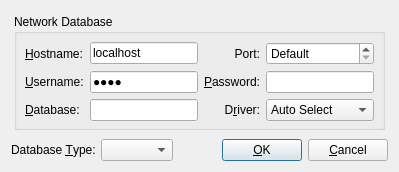
<?xml version="1.0" encoding="UTF-8"?>
<ui version="4.0">
 <author>He Hui</author>
 <class>DatabaseConnecterDialogUI</class>
 <widget class="QDialog" name="DatabaseConnecterDialogUI">
  <property name="geometry">
   <rect>
    <x>0</x>
    <y>0</y>
    <width>473</width>
    <height>155</height>
   </rect>
  </property>
  <property name="windowTitle">
   <string>Database Connecter</string>
  </property>
  <layout class="QGridLayout" name="gridLayout_3">
   <property name="sizeConstraint">
    <enum>QLayout::SetFixedSize</enum>
   </property>
   <item row="0" column="0">
    <widget class="QStackedWidget" name="stackedWidget">
     <property name="currentIndex">
      <number>0</number>
     </property>
     <widget class="QWidget" name="networkDatabasePage">
      <layout class="QGridLayout" name="gridLayout">
       <property name="leftMargin">
        <number>3</number>
       </property>
       <property name="topMargin">
        <number>3</number>
       </property>
       <property name="rightMargin">
        <number>3</number>
       </property>
       <property name="bottomMargin">
        <number>3</number>
       </property>
       <item row="0" column="0">
        <widget class="QGroupBox" name="networkDatabaseGroupbox">
         <property name="title">
          <string>Network Database</string>
         </property>
         <property name="flat">
          <bool>false</bool>
         </property>
         <property name="checkable">
          <bool>false</bool>
         </property>
         <property name="checked">
          <bool>false</bool>
         </property>
         <layout class="QGridLayout">
          <property name="leftMargin">
           <number>8</number>
          </property>
          <property name="topMargin">
           <number>8</number>
          </property>
          <property name="rightMargin">
           <number>8</number>
          </property>
          <property name="bottomMargin">
           <number>6</number>
          </property>
          <property name="spacing">
           <number>6</number>
          </property>
          <item row="2" column="0">
           <widget class="QLabel" name="databaseNameLabel">
            <property name="text">
             <string>&amp;Database:</string>
            </property>
            <property name="buddy">
             <cstring>databaseNameEdit</cstring>
            </property>
           </widget>
          </item>
          <item row="2" column="1">
           <widget class="QLineEdit" name="databaseNameEdit">
            <property name="toolTip">
             <string>Database Name</string>
            </property>
            <property name="statusTip">
             <string>Database Name</string>
            </property>
            <property name="whatsThis">
             <string>Database Name</string>
            </property>
            <property name="text">
             <string notr="true"/>
            </property>
           </widget>
          </item>
          <item row="2" column="2">
           <widget class="QLabel" name="driverLabel">
            <property name="text">
             <string>D&amp;river:</string>
            </property>
            <property name="alignment">
             <set>Qt::AlignRight|Qt::AlignTrailing|Qt::AlignVCenter</set>
            </property>
            <property name="buddy">
             <cstring>driverCombo</cstring>
            </property>
           </widget>
          </item>
          <item row="2" column="3">
           <widget class="QComboBox" name="driverCombo">
            <property name="sizePolicy">
             <sizepolicy hsizetype="Expanding" vsizetype="Fixed">
              <horstretch>0</horstretch>
              <verstretch>0</verstretch>
             </sizepolicy>
            </property>
            <property name="toolTip">
             <string>Database Driver</string>
            </property>
            <property name="statusTip">
             <string>Database Driver</string>
            </property>
            <property name="whatsThis">
             <string>Database Driver</string>
            </property>
            <item>
             <property name="text">
              <string>Auto Select</string>
             </property>
            </item>
           </widget>
          </item>
          <item row="0" column="0">
           <widget class="QLabel" name="hostNameLabel">
            <property name="text">
             <string>&amp;Hostname:</string>
            </property>
            <property name="buddy">
             <cstring>hostnameEdit</cstring>
            </property>
           </widget>
          </item>
          <item row="0" column="1">
           <widget class="QLineEdit" name="hostnameEdit">
            <property name="toolTip">
             <string>Host Name Or IP Address Of The Database Server</string>
            </property>
            <property name="statusTip">
             <string>Host Name Or IP Address Of The Database Server</string>
            </property>
            <property name="whatsThis">
             <string>Host Name Or IP Address Of The Database Server</string>
            </property>
            <property name="text">
             <string notr="true">localhost</string>
            </property>
           </widget>
          </item>
          <item row="0" column="2">
           <widget class="QLabel" name="portLabel">
            <property name="text">
             <string>Port:</string>
            </property>
            <property name="alignment">
             <set>Qt::AlignRight|Qt::AlignTrailing|Qt::AlignVCenter</set>
            </property>
            <property name="buddy">
             <cstring>portSpinBox</cstring>
            </property>
           </widget>
          </item>
          <item row="0" column="3">
           <widget class="QSpinBox" name="portSpinBox">
            <property name="toolTip">
             <string>Port Of The Database Server</string>
            </property>
            <property name="statusTip">
             <string>Port Of The Database Server</string>
            </property>
            <property name="whatsThis">
             <string>Port Of The Database Server</string>
            </property>
            <property name="specialValueText">
             <string>Default</string>
            </property>
            <property name="minimum">
             <number>0</number>
            </property>
            <property name="maximum">
             <number>65535</number>
            </property>
            <property name="value">
             <number>0</number>
            </property>
           </widget>
          </item>
          <item row="1" column="0">
           <widget class="QLabel" name="userNameLabel">
            <property name="text">
             <string>&amp;Username:</string>
            </property>
            <property name="buddy">
             <cstring>userNameEdit</cstring>
            </property>
           </widget>
          </item>
          <item row="1" column="1">
           <widget class="QLineEdit" name="userNameEdit">
            <property name="toolTip">
             <string>User Name Of The Database Server</string>
            </property>
            <property name="statusTip">
             <string>User Name Of The Database Server</string>
            </property>
            <property name="whatsThis">
             <string>User Name Of The Database Server</string>
            </property>
            <property name="text">
             <string notr="true">root</string>
            </property>
            <property name="echoMode">
             <enum>QLineEdit::Password</enum>
            </property>
           </widget>
          </item>
          <item row="1" column="2">
           <widget class="QLabel" name="passwordLabel">
            <property name="text">
             <string>&amp;Password:</string>
            </property>
            <property name="alignment">
             <set>Qt::AlignRight|Qt::AlignTrailing|Qt::AlignVCenter</set>
            </property>
            <property name="buddy">
             <cstring>passwordEdit</cstring>
            </property>
           </widget>
          </item>
          <item row="1" column="3">
           <widget class="QLineEdit" name="passwordEdit">
            <property name="toolTip">
             <string>Password</string>
            </property>
            <property name="statusTip">
             <string>Password</string>
            </property>
            <property name="whatsThis">
             <string>Password</string>
            </property>
            <property name="text">
             <string notr="true"/>
            </property>
            <property name="echoMode">
             <enum>QLineEdit::Password</enum>
            </property>
           </widget>
          </item>
         </layout>
        </widget>
       </item>
      </layout>
     </widget>
     <widget class="QWidget" name="localDatabaseFilePage">
      <layout class="QGridLayout" name="gridLayout_2">
       <property name="leftMargin">
        <number>3</number>
       </property>
       <property name="topMargin">
        <number>3</number>
       </property>
       <property name="rightMargin">
        <number>3</number>
       </property>
       <property name="bottomMargin">
        <number>3</number>
       </property>
       <item row="0" column="0">
        <widget class="QGroupBox" name="localDatabaseGroupbox">
         <property name="title">
          <string>Local Database File</string>
         </property>
         <property name="flat">
          <bool>false</bool>
         </property>
         <property name="checkable">
          <bool>false</bool>
         </property>
         <property name="checked">
          <bool>false</bool>
         </property>
         <layout class="QGridLayout">
          <property name="leftMargin">
           <number>8</number>
          </property>
          <property name="topMargin">
           <number>8</number>
          </property>
          <property name="rightMargin">
           <number>8</number>
          </property>
          <property name="bottomMargin">
           <number>8</number>
          </property>
          <property name="spacing">
           <number>6</number>
          </property>
          <item row="1" column="0" colspan="3">
           <widget class="QComboBox" name="databaseFilePathComboBox">
            <property name="toolTip">
             <string>Database File Path</string>
            </property>
            <property name="statusTip">
             <string>Database File Path</string>
            </property>
            <property name="whatsThis">
             <string>Database File Path</string>
            </property>
            <property name="editable">
             <bool>true</bool>
            </property>
           </widget>
          </item>
          <item row="0" column="2">
           <widget class="QPushButton" name="browseButton">
            <property name="toolTip">
             <string>Click To Select The Database File</string>
            </property>
            <property name="statusTip">
             <string>Click To Select The Database File</string>
            </property>
            <property name="whatsThis">
             <string>Click To Select The Database File</string>
            </property>
            <property name="text">
             <string>&amp;Browse</string>
            </property>
            <property name="autoDefault">
             <bool>false</bool>
            </property>
           </widget>
          </item>
          <item row="0" column="0">
           <widget class="QLabel" name="databaseFilePathLabel">
            <property name="text">
             <string>Database File Path:</string>
            </property>
           </widget>
          </item>
          <item row="0" column="1">
           <spacer>
            <property name="orientation">
             <enum>Qt::Horizontal</enum>
            </property>
            <property name="sizeHint" stdset="0">
             <size>
              <width>40</width>
              <height>20</height>
             </size>
            </property>
           </spacer>
          </item>
         </layout>
        </widget>
       </item>
      </layout>
     </widget>
    </widget>
   </item>
   <item row="1" column="0">
    <layout class="QHBoxLayout">
     <property name="spacing">
      <number>6</number>
     </property>
     <property name="leftMargin">
      <number>0</number>
     </property>
     <property name="topMargin">
      <number>0</number>
     </property>
     <property name="rightMargin">
      <number>0</number>
     </property>
     <property name="bottomMargin">
      <number>0</number>
     </property>
     <item>
      <widget class="QLabel" name="databaseTypeLabel">
       <property name="text">
        <string>Database &amp;Type:</string>
       </property>
       <property name="buddy">
        <cstring>databaseTypeComboBox</cstring>
       </property>
      </widget>
     </item>
     <item>
      <widget class="QComboBox" name="databaseTypeComboBox">
       <property name="sizePolicy">
        <sizepolicy hsizetype="Expanding" vsizetype="Fixed">
         <horstretch>0</horstretch>
         <verstretch>0</verstretch>
        </sizepolicy>
       </property>
       <property name="toolTip">
        <string>Database Type</string>
       </property>
       <property name="statusTip">
        <string>Database Type</string>
       </property>
       <property name="whatsThis">
        <string>Database Type</string>
       </property>
      </widget>
     </item>
     <item>
      <spacer>
       <property name="orientation">
        <enum>Qt::Horizontal</enum>
       </property>
       <property name="sizeType">
        <enum>QSizePolicy::Expanding</enum>
       </property>
       <property name="sizeHint" stdset="0">
        <size>
         <width>10</width>
         <height>20</height>
        </size>
       </property>
      </spacer>
     </item>
     <item>
      <widget class="QPushButton" name="okButton">
       <property name="text">
        <string>&amp;OK</string>
       </property>
       <property name="shortcut">
        <string>Ctrl+Return</string>
       </property>
       <property name="default">
        <bool>true</bool>
       </property>
      </widget>
     </item>
     <item>
      <widget class="QPushButton" name="cancelButton">
       <property name="text">
        <string>&amp;Cancel</string>
       </property>
       <property name="shortcut">
        <string>Esc</string>
       </property>
      </widget>
     </item>
    </layout>
   </item>
  </layout>
 </widget>
 <tabstops>
  <tabstop>hostnameEdit</tabstop>
  <tabstop>portSpinBox</tabstop>
  <tabstop>userNameEdit</tabstop>
  <tabstop>passwordEdit</tabstop>
  <tabstop>databaseNameEdit</tabstop>
  <tabstop>driverCombo</tabstop>
  <tabstop>databaseTypeComboBox</tabstop>
  <tabstop>okButton</tabstop>
  <tabstop>cancelButton</tabstop>
  <tabstop>browseButton</tabstop>
  <tabstop>databaseFilePathComboBox</tabstop>
 </tabstops>
 <resources/>
 <connections/>
</ui>
